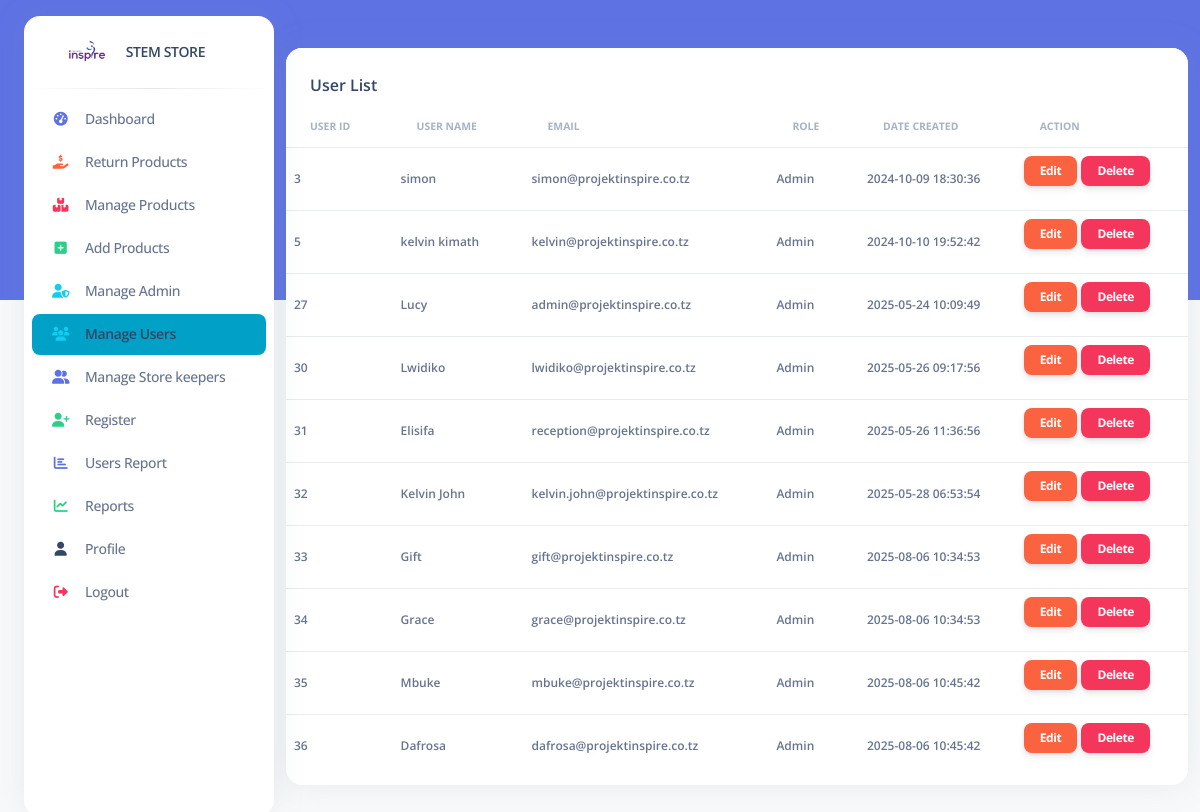
The page /pages/users.php on the database its author committed.
### tables this page shows
CREATE TABLE `users` (
  `id` int(11) NOT NULL,
  `username` varchar(50) NOT NULL,
  `email` varchar(255) NOT NULL,
  `password` varchar(255) NOT NULL,
  `role` enum('Admin','User') NOT NULL,
  `created_at` timestamp NOT NULL DEFAULT current_timestamp(),
  `can_manage_admins` tinyint(1) DEFAULT 0,
  `can_manage_users` tinyint(1) DEFAULT 0,
  `can_view_reports` tinyint(1) DEFAULT 0
);

### pages/users.php (the view, shortened to what this page needs)
<!DOCTYPE html>
<html lang="en">
<head>
  <link rel="stylesheet" href="https://cdnjs.cloudflare.com/ajax/libs/font-awesome/6.0.0/css/all.min.css">
  <link href="../assets/css/nucleo-icons.css" rel="stylesheet" />
  <link href="../assets/css/nucleo-svg.css" rel="stylesheet" />
  <link href="../assets/css/nucleo-svg.css" rel="stylesheet" />
  <link id="pagestyle" href="../assets/css/argon-dashboard.css?v=2.0.4" rel="stylesheet" />
</head>
<body class="g-sidenav-show   bg-gray-100">
  <aside class="sidenav bg-white navbar navbar-vertical navbar-expand-xs border-0 border-radius-xl my-3 fixed-start ms-4" id="sidenav-main" style="height: 100vh; position: fixed; overflow: hidden;">
    <div class="sidenav-header">
      <a class="navbar-brand m-0" href=" ../index2.php " target="_blank">
        <img src="../assets/img/logo-ct-dark.png" class="navbar-brand-img h-100" alt="main_logo">
        <span class="ms-1 font-weight-bold">STEM STORE</span>
      </a>
    </div>
   <hr class="horizontal dark mt-0 mb-2">
  <div class="collapse navbar-collapse w-auto" id="sidenav-collapse-main" style="height: calc(100vh - 100px); overflow-y: auto;">
  <ul class="navbar-nav">
    <li class="nav-item">
      <a class="nav-link " href="../index2.php">
        <div class="icon icon-shape icon-sm border-radius-md text-center me-2 d-flex align-items-center justify-content-center">
          <i class="fas fa-tachometer-alt text-primary text-sm opacity-10"></i>
        </div>
        <span class="nav-link-text ms-1">Dashboard</span>
      </a>
    </li>
    <li class="nav-item">
      <a class="nav-link" href="sales.php">
        <div class="icon icon-shape icon-sm border-radius-md text-center me-2 d-flex align-items-center justify-content-center">
          <i class="fas fa-hand-holding-usd text-warning text-sm opacity-10"></i>
        </div>
        <span class="nav-link-text ms-1">Return Products</span>
      </a>
    </li>
    <li class="nav-item">
      <a class="nav-link " href="products.php">
        <div class="icon icon-shape icon-sm border-radius-md text-center me-2 d-flex align-items-center justify-content-center">
          <i class="fas fa-boxes text-danger text-sm opacity-10"></i>
        </div>
        <span class="nav-link-text ms-1">Manage Products</span>
      </a>
    </li>
   <li class="nav-item">
      <a class="nav-link" href="addproducts.php">
        <div class="icon icon-shape icon-sm border-radius-md text-center me-2 d-flex align-items-center justify-content-center">
          <i class="fas fa-plus-square text-success text-sm opacity-10"></i>
        </div>
        <span class="nav-link-text ms-1">Add Products</span>
      </a>
    </li>
    <li class="nav-item">
      <a class="nav-link" href="Manageadmin.php">
        <div class="icon icon-shape icon-sm border-radius-md text-center me-2 d-flex align-items-center justify-content-center">
          <i class="fas fa-user-shield text-info text-sm opacity-10"></i>
        </div>
        <span class="nav-link-text ms-1">Manage Admin</span>
      </a>
    </li>
    <li class="nav-item">
      <a class="nav-link active" href="users.php">
        <div class="icon icon-shape icon-sm border-radius-md text-center me-2 d-flex align-items-center justify-content-center">
          <i class="fas fa-users text-info text-sm opacity-10"></i>
        </div>
        <span class="nav-link-text ms-1">Manage Users</span>
      </a>
    </li>
        <li class="nav-item">
      <a class="nav-link" href="customers.php">
        <div class="icon icon-shape icon-sm border-radius-md text-center me-2 d-flex align-items-center justify-content-center">
          <i class="fas fa-user-friends text-primary text-sm opacity-10"></i>
        </div>
        <span class="nav-link-text ms-1">Manage Store keepers</span>
      </a>
    </li>
    <li class="nav-item">
      <a class="nav-link" href="register.html">
        <div class="icon icon-shape icon-sm border-radius-md text-center me-2 d-flex align-items-center justify-content-center">
          <i class="fas fa-user-plus text-success text-sm opacity-10"></i>
        </div>
        <span class="nav-link-text ms-1">Register</span>
      </a>
    </li>
    <li class="nav-item">
      <a class="nav-link" href="customer_report.php">
        <div class="icon icon-shape icon-sm border-radius-md text-center me-2 d-flex align-items-center justify-content-center">
          <i class="fas fa-chart-bar text-primary text-sm opacity-10"></i>
        </div>
        <span class="nav-link-text ms-1">Users Report</span>
      </a>
    </li>
    <li class="nav-item">
      <a class="nav-link" href="report.php">
        <div class="icon icon-shape icon-sm border-radius-md text-center me-2 d-flex align-items-center justify-content-center">
          <i class="fas fa-chart-line text-success text-sm opacity-10"></i>
        </div>
        <span class="nav-link-text ms-1">Reports</span>
      </a>
    </li>
    <li class="nav-item">
      <a class="nav-link" href="profile.php">
        <div class="icon icon-shape icon-sm border-radius-md text-center me-2 d-flex align-items-center justify-content-center">
          <i class="fas fa-user text-dark text-sm opacity-10"></i>
        </div>
        <span class="nav-link-text ms-1">Profile</span>
      </a>
    </li>
    <li class="nav-item">
      <a class="nav-link" href="../pages/login.php">
        <div class="icon icon-shape icon-sm border-radius-md text-center me-2 d-flex align-items-center justify-content-center">
          <i class="fas fa-sign-out-alt text-danger text-sm opacity-10"></i>
        </div>
        <span class="nav-link-text ms-1">Logout</span>
      </a>
    </li>
  </ul>
</div>
</aside>
  <main class="main-content position-relative border-radius-lg ">
    <nav class="navbar navbar-main navbar-expand-lg px-0 mx-4 shadow-none border-radius-xl " id="navbarBlur" data-scroll="false">
      <div class="container-fluid py-1 px-3">
        </div>
    </nav>
    <?php
include '../connection.php';
$sql = "SELECT id, username, email, password, role, created_at FROM users WHERE role NOT IN ('Director', 'HR')";
$result = $conn->query($sql);
?>
<div class="container-fluid py-4">
  <div class="row">
    <div class="col-12">
      <div class="card mb-4">
        <div class="card-header pb-0">
          <h6>User List</h6>
        </div>
        <div class="card-body px-0 pt-0 pb-2">
          <div class="table-responsive p-0">
            <table class="table align-items-center mb-0">
              <thead>
                <tr>
                  <th class="text-uppercase text-secondary text-xxs font-weight-bolder opacity-7">User ID</th>
                  <th class="text-uppercase text-secondary text-xxs font-weight-bolder opacity-7">User Name</th>
                  <th class="text-uppercase text-secondary text-xxs font-weight-bolder opacity-7">Email</th>
                  <th class="text-uppercase text-secondary text-xxs font-weight-bolder opacity-7">Role</th>
                  <th class="text-uppercase text-secondary text-xxs font-weight-bolder opacity-7">Date Created</th>
                  <th class="text-uppercase text-secondary text-xxs font-weight-bolder opacity-7">Action</th>
                </tr>
              </thead>
              <tbody>
                <?php
                if ($result->num_rows > 0) {
                  while($row = $result->fetch_assoc()) {
                    echo "<tr>";
                    echo "<td><p class='text-xs font-weight-bold mb-0'>" . htmlspecialchars($row['id']) . "</p></td>";
                    echo "<td><p class='text-xs font-weight-bold mb-0'>" . htmlspecialchars($row['username']) . "</p></td>";
                    echo "<td><p class='text-xs font-weight-bold mb-0'>" . htmlspecialchars($row['email']) . "</p></td>";
                    echo "<td><p class='text-xs font-weight-bold mb-0'>" . htmlspecialchars($row['role']) . "</p></td>";
                    echo "<td><p class='text-xs font-weight-bold mb-0'>" . htmlspecialchars($row['created_at']) . "</p></td>";
                    echo "<td class='align-middle'>
                            <button class='btn btn-xs btn-warning'>Edit</button>
                            <button class='btn btn-xs btn-danger'>Delete</button>
                          </td>";
                    echo "</tr>";
                  }
                } else {
                  echo "<tr><td colspan='7' class='text-center'>No users found</td></tr>";
                }
                ?>
              </tbody>
            </table>
          </div>
        </div>
      </div>
    </div>
  </div>
</div>
  </main>
</body>
</html>

### assets/css/nucleo-svg.css (style rules this page uses)
.icon { display: inline-block; color: #111111; height: 1em; width: 1em; }
.icon-sm { height: 0.8em; width: 0.8em; }
.icon { fill: currentColor; stroke: none; }

### rows shown on the page
users: id "3", username "simon", email "simon@projektinspire.co.tz", role "Admin", created_at "2024-10-09 18:30:36"
users: id "5", username "kelvin kimath", email "kelvin@projektinspire.co.tz", role "Admin", created_at "2024-10-10 19:52:42"
users: id "27", username "Lucy", email "admin@projektinspire.co.tz", role "Admin", created_at "2025-05-24 10:09:49"
users: id "30", username "Lwidiko", email "lwidiko@projektinspire.co.tz", role "Admin", created_at "2025-05-26 09:17:56"
users: id "31", username "Elisifa", email "reception@projektinspire.co.tz", role "Admin", created_at "2025-05-26 11:36:56"
users: id "32", username "Kelvin John", email "kelvin.john@projektinspire.co.tz", role "Admin", created_at "2025-05-28 06:53:54"
users: id "33", username "Gift", email "gift@projektinspire.co.tz", role "Admin", created_at "2025-08-06 10:34:53"
users: id "34", username "Grace", email "grace@projektinspire.co.tz", role "Admin", created_at "2025-08-06 10:34:53"
users: id "35", username "Mbuke", email "mbuke@projektinspire.co.tz", role "Admin", created_at "2025-08-06 10:45:42"
users: id "36", username "Dafrosa", email "dafrosa@projektinspire.co.tz", role "Admin", created_at "2025-08-06 10:45:42"
